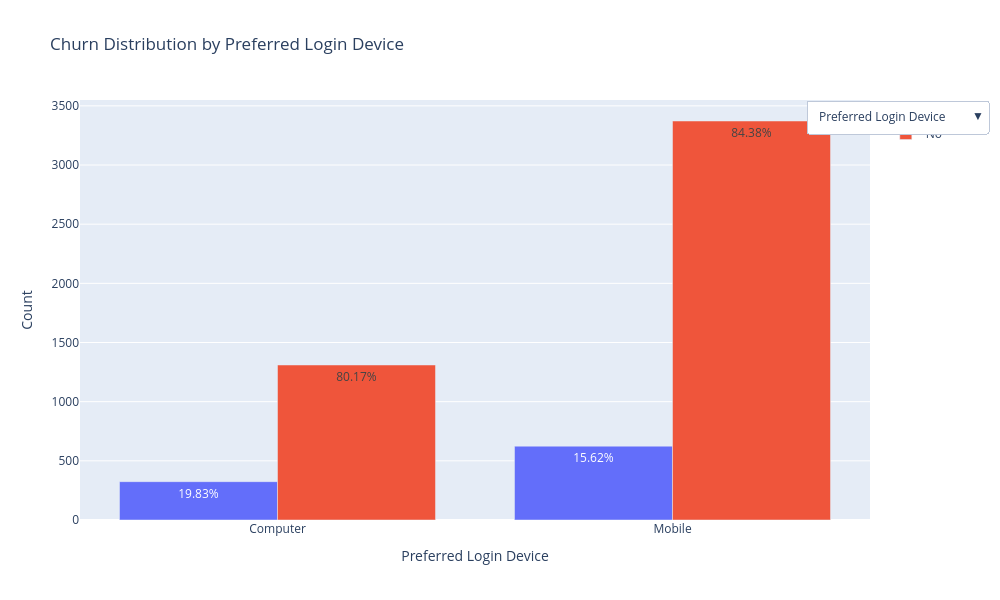

Notebook code for this chart:
### Markdown cell above
- 이탈률이 16.8% 낮음

### Code cell
# 범주형 변수별 churn 분포
fig = go.Figure()

for column in object_columns:
    counts = df_eda.groupby([column, 'Churn']).size().reset_index(name='count')
    counts = counts.sort_values(by='count', ascending=False)

    totals = counts.groupby(column)['count'].sum().reset_index(name='total_count')
    counts = pd.merge(counts, totals, on=column, suffixes=('', '_total'))

    counts['percentage'] = (counts['count'] / counts['total_count']) * 100
    counts['percentage'] = counts['percentage'].apply(lambda x: f"{x:.2f}")
    counts = counts.sort_values(by=[column, 'Churn'], ascending=[True, False])

    for churn_value in counts['Churn'].unique():
        churn_counts_by_col = counts[counts['Churn'] == churn_value]

        fig.add_trace(
            go.Bar(
                x=churn_counts_by_col[column],
                y=churn_counts_by_col['count'],
                name='Yes' if churn_value == True else 'No',
                text=churn_counts_by_col['percentage'] + '%',
                hoverinfo='text+y',
                visible=False
            )
        )

num_traces_per_col = 2
for i in range(num_traces_per_col):
    fig.data[i].visible = True

buttons = []
for i, column in enumerate(object_columns):
    visibility = [False] * len(fig.data)
    for j in range(num_traces_per_col):
        visibility[i * num_traces_per_col + j] = True

    buttons.append(
        dict(
            label=split_on_capitals(column),
            method='update',
            args=[
                {'visible': visibility},
                {'title': f'Churn Distribution by {split_on_capitals(column)}',
                 'xaxis': {'title': split_on_capitals(column)},
                 'yaxis': {'title': 'Count'}}
            ]
        )
    )

fig.update_layout(
    updatemenus=[
        dict(
            active=0,
            buttons=buttons,
            x=1.15,
            y=1
        )
    ],
    title=f'Churn Distribution by {split_on_capitals(object_columns[0])}',
    xaxis_title=split_on_capitals(object_columns[0]),
    yaxis_title='Count',
    barmode='group',
    width=1000,
    height=600
)

fig.show()

### Figure 1 — Plotly figure (JSON) as saved in the notebook; plotly's stock layout.template omitted (floating-point values rounded to 4 significant figures)
{"data": [{"hoverinfo": "text+y", "name": "Yes", "text": ["19.83%", "15.62%"], "type": "bar", "visible": true, "x": ["Computer", "Mobile"], "y": [324, 624]}, {"hoverinfo": "text+y", "name": "No", "text": ["80.17%", "84.38%"], "type": "bar", "visible": true, "x": ["Computer", "Mobile"], "y": [1310, 3372]}, {"hoverinfo": "text+y", "name": "Yes", "text": ["24.90%", "14.21%", "15.38%", "22.80%", "17.39%"], "type": "bar", "visible": false, "x": ["Cash on Delivery", "Credit Card", "Debit Card", "E wallet", "UPI"], "y": [128, 252, 356, 140, 72]}, {"hoverinfo": "text+y", "name": "No", "text": ["75.10%", "85.79%", "84.62%", "77.20%", "82.61%"], "type": "bar", "visible": false, "x": ["Cash on Delivery", "Credit Card", "Debit Card", "E wallet", "UPI"], "y": [386, 1522, 1958, 474, 342]}, {"hoverinfo": "text+y", "name": "Yes", "text": ["15.49%", "17.73%"], "type": "bar", "visible": false, "x": ["Female", "Male"], "y": [348, 600]}, {"hoverinfo": "text+y", "name": "No", "text": ["84.51%", "82.27%"], "type": "bar", "visible": false, "x": ["Female", "Male"], "y": [1898, 2784]}, {"hoverinfo": "text+y", "name": "Yes", "text": ["15.50%", "4.88%", "10.24%", "27.40%", "7.58%"], "type": "bar", "visible": false, "x": ["Fashion", "Grocery", "Laptop & Accessory", "Mobile", "Others"], "y": [128, 20, 210, 570, 20]}, {"hoverinfo": "text+y", "name": "No", "text": ["84.50%", "95.12%", "89.76%", "72.60%", "92.42%"], "type": "bar", "visible": false, "x": ["Fashion", "Grocery", "Laptop & Accessory", "Mobile", "Others"], "y": [698, 390, 1840, 1510, 244]}, {"hoverinfo": "text+y", "name": "Yes", "text": ["14.62%", "11.52%", "26.73%"], "type": "bar", "visible": false, "x": ["Divorced", "Married", "Single"], "y": [124, 344, 480]}, {"hoverinfo": "text+y", "name": "No", "text": ["85.38%", "88.48%", "73.27%"], "type": "bar", "visible": false, "x": ["Divorced", "Married", "Single"], "y": [724, 2642, 1316]}], "layout": {"barmode": "group", "height": 600, "title": {"text": "Churn Distribution by Preferred Login Device"}, "updatemenus": [{"active": 0, "buttons": [{"args": [{"visible": [true, true, false, false, false, false, false, false, false, false]}, {"title": "Churn Distribution by Preferred Login Device", "xaxis": {"title": "Preferred Login Device"}, "yaxis": {"title": "Count"}}], "label": "Preferred Login Device", "method": "update"}, {"args": [{"visible": [false, false, true, true, false, false, false, false, false, false]}, {"title": "Churn Distribution by Preferred Payment Mode", "xaxis": {"title": "Preferred Payment Mode"}, "yaxis": {"title": "Count"}}], "label": "Preferred Payment Mode", "method": "update"}, {"args": [{"visible": [false, false, false, false, true, true, false, false, false, false]}, {"title": "Churn Distribution by Gender", "xaxis": {"title": "Gender"}, "yaxis": {"title": "Count"}}], "label": "Gender", "method": "update"}, {"args": [{"visible": [false, false, false, false, false, false, true, true, false, false]}, {"title": "Churn Distribution by Prefered Order Cat", "xaxis": {"title": "Prefered Order Cat"}, "yaxis": {"title": "Count"}}], "label": "Prefered Order Cat", "method": "update"}, {"args": [{"visible": [false, false, false, false, false, false, false, false, true, true]}, {"title": "Churn Distribution by Marital Status", "xaxis": {"title": "Marital Status"}, "yaxis": {"title": "Count"}}], "label": "Marital Status", "method": "update"}], "x": 1.15, "y": 1}], "width": 1000, "xaxis": {"title": {"text": "Preferred Login Device"}}, "yaxis": {"title": {"text": "Count"}}}}
